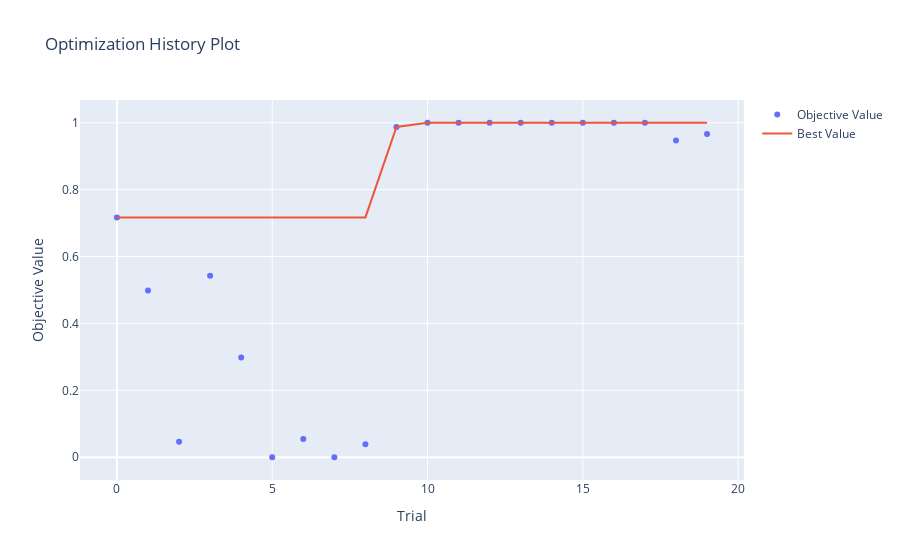

Notebook code cell kept with this figure:
### Code cell
optuna.visualization.plot_optimization_history(study)

### Figure 1 — Plotly figure (JSON) as saved in the notebook; plotly's stock layout.template omitted (floating-point values rounded to 4 significant figures)
{"data": [{"mode": "markers", "name": "Objective Value", "type": "scatter", "x": [0, 1, 2, 3, 4, 5, 6, 7, 8, 9, 10, 11, 12, 13, 14, 15, 16, 17, 18, 19], "y": [0.717, 0.4982, 0.04606, 0.5424, 0.2982, 0, 0.05455, 0, 0.03879, 0.9873, 1, 1, 1, 1, 1, 1, 1, 1, 0.9467, 0.9667]}, {"mode": "lines", "name": "Best Value", "type": "scatter", "x": [0, 1, 2, 3, 4, 5, 6, 7, 8, 9, 10, 11, 12, 13, 14, 15, 16, 17, 18, 19], "y": [0.717, 0.717, 0.717, 0.717, 0.717, 0.717, 0.717, 0.717, 0.717, 0.9873, 1, 1, 1, 1, 1, 1, 1, 1, 1, 1]}, {"marker": {"color": "#cccccc"}, "mode": "markers", "name": "Infeasible Trial", "showlegend": false, "type": "scatter", "x": [], "y": []}], "layout": {"title": {"text": "Optimization History Plot"}, "xaxis": {"title": {"text": "Trial"}}, "yaxis": {"title": {"text": "Objective Value"}}}}
